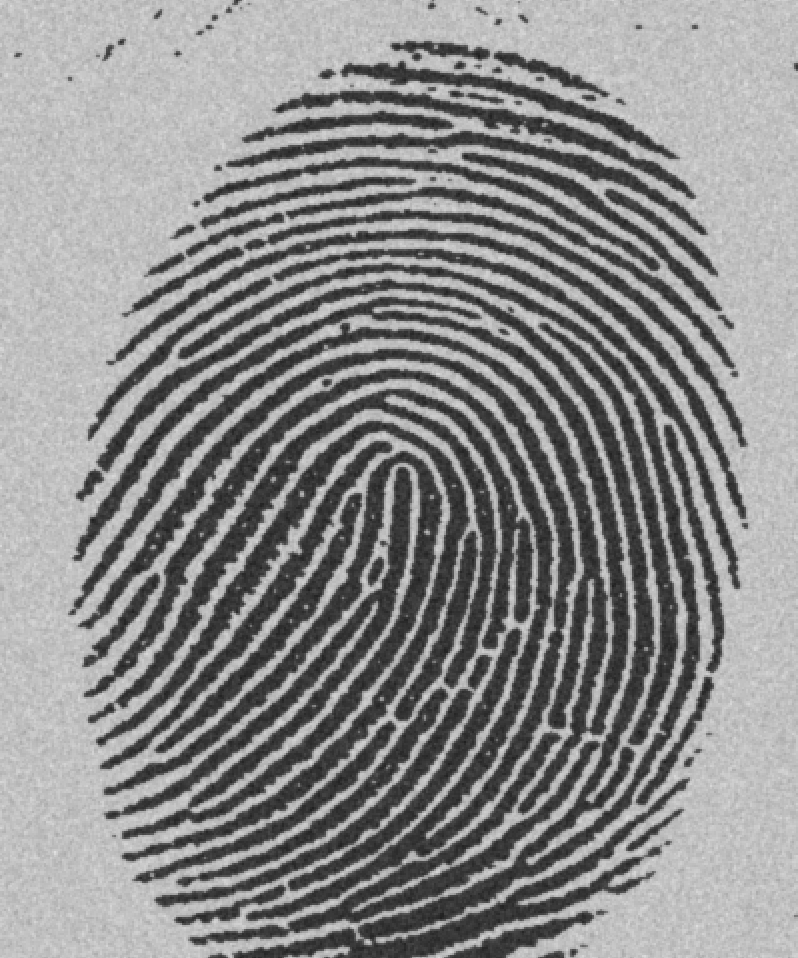
#> input picture fingerprint.tif, 798 x 958 px, found by its file name
$ jupyter execute exam1.ipynb
#> lines starting #> are read from the running program, lines starting #| are printed output that depends on the picture; after the words box and inside, x2 and y2 are one past the last pixel; in counts of white or black regions, pixels touching at a corner belong together
1.	Implement Otsu thresholding (without library function). Use the local thresholding library on the Sudoku.jpeg image to show improvement over Otsu. Show the Fourier transform of the results. Show the histograms.

[cell 1]
import numpy as np
import matplotlib.pyplot as plt
import cv2

[cell 2]
img=cv2.imread('E:\\BG\\fingerprint.tif',0)
#> img is the input picture: shape (958, 798); min 29, max 224, mean 140
rows,cols=img.shape
#> rows = 958; cols = 798
total_pixels=rows*cols
#> total_pixels = 764484
hist=np.zeros(256,dtype=np.int32)
for i in range(rows):
    for j in range(cols):
        hist[img[i,j]]+=1
prob=hist/total_pixels
plt.figure(figsize=(8,4))
plt.imshow(img,cmap='gray')
plt.title('Original Image')
plt.axis('off')
plt.figure(figsize=(8,4))
plt.bar(range(256),hist,color='gray')
plt.title('Histogram')
plt.xlabel('Pixel Intensity')
plt.ylabel('Frequency')
plt.show()
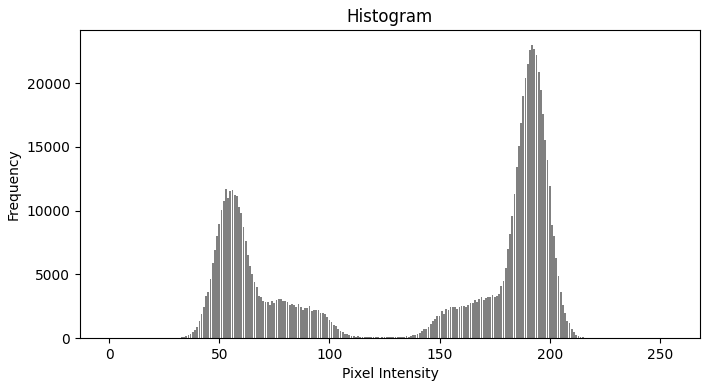
#> figure drawn by matplotlib, 1 panel; tallest bar 23014 high, from x = 191.6 to 192.4

[cell 3]
max_variance=0
threshold=0
for i in range(256):
    w0=np.sum(prob[:i])
    w1=np.sum(prob[i:])
    if w0==0 or w1==0:
        continue
    mean0=np.sum(np.arange(i)*prob[:i])/w0
    mean1=np.sum(np.arange(i,256)*prob[i:])/w1
    variance=w0*w1*(mean0-mean1)**2
    if variance>max_variance:
        max_variance=variance
        threshold=i
#> after the loop, max_variance = 3550.3; threshold = 126
print(f"Otsu threshold: {threshold}")
#| Otsu threshold: 126

[cell 4]
thres=np.zeros(img.shape,dtype=np.uint8)
for i in range(rows):
    for j in range(cols):
        if img[i,j]>threshold:
            thres[i,j]=255
        else:
            thres[i,j]=0
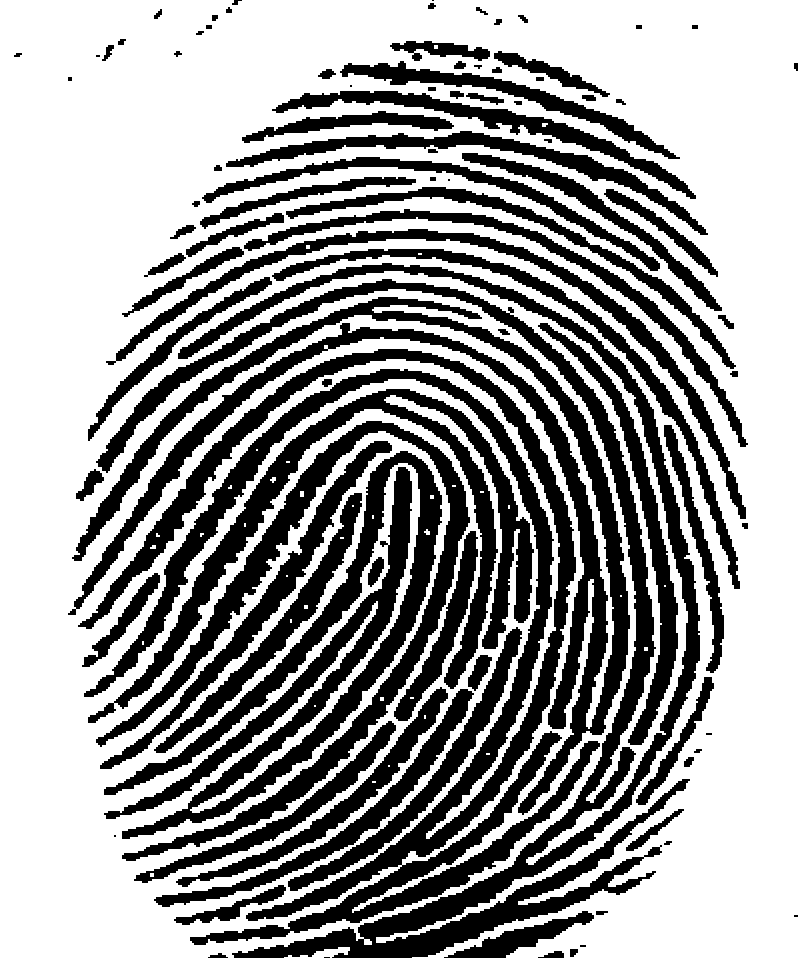
#> thres: shape (958, 798); 61.9% white; 97 black regions (10 under 20 px), largest, box (x1, y1, x2, y2) and area: (78, 349, 600, 945) 43752, (96, 263, 700, 958) 40234, (68, 297, 630, 815) 29704
plt.figure(figsize=(8,4))
plt.imshow(thres,cmap='gray')
plt.title('Otsu Thresholding')
plt.axis('off')
plt.show()

[cell 5]
hist1=np.zeros(256,dtype=np.int32)
for i in range(rows):
    for j in range(cols):
        hist1[thres[i,j]]+=1
plt.figure(figsize=(8,4))
plt.bar(range(256),hist1,color='gray')
plt.title('Histogram after Otsu Thresholding')
plt.xlabel('Pixel Intensity')
plt.ylabel('Frequency')
plt.show()
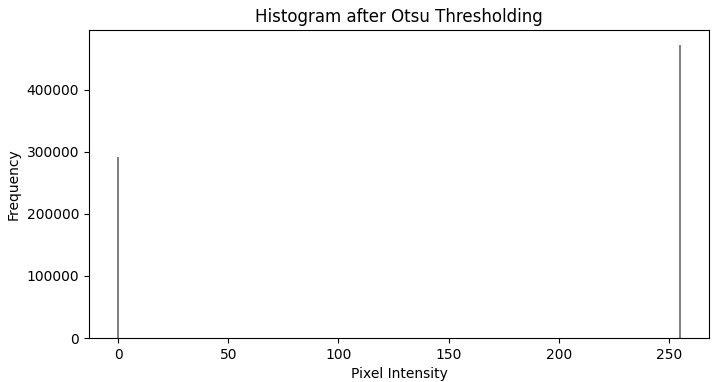
#> figure drawn by matplotlib, 1 panel; tallest bar 473038 high, from x = 254.6 to 255.4

$ run again, with Building.tif copied over fingerprint.tif
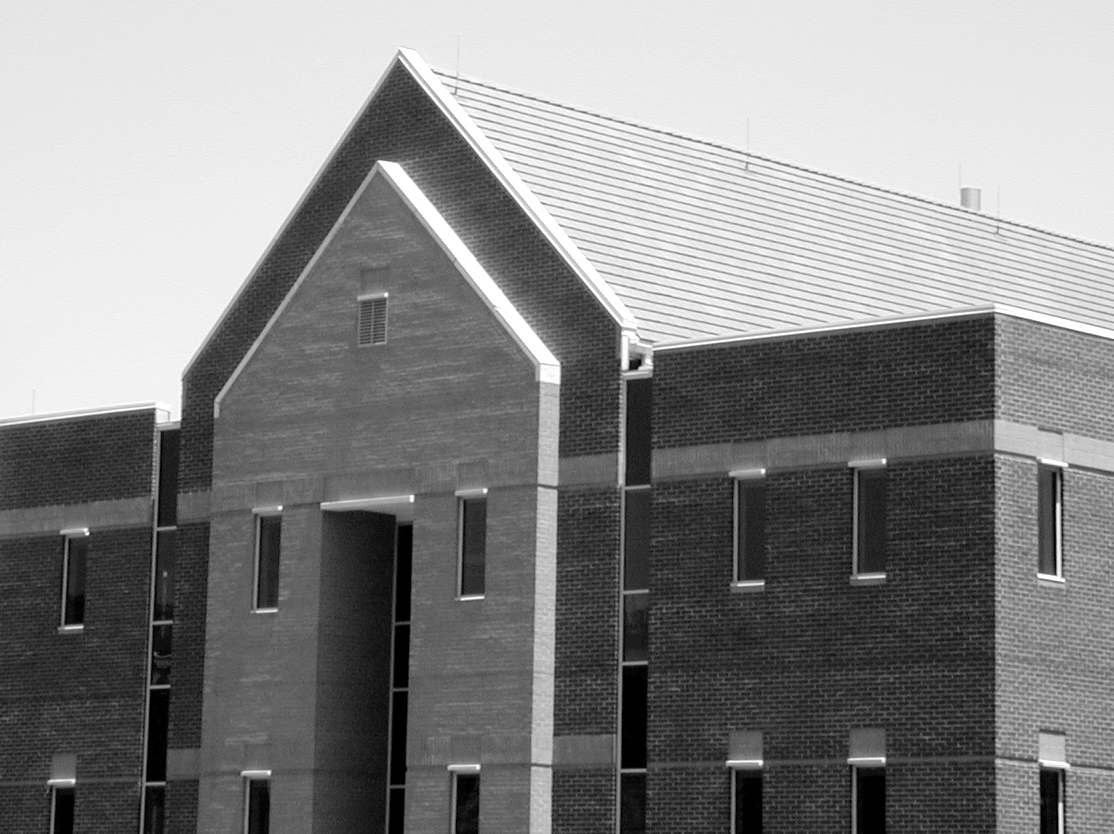
#> input picture Building.tif, 1114 x 834 px, found by its file name
#> img is the input picture: shape (834, 1114); min 0, max 255, mean 133.3
#| Otsu threshold: 147
#> after the loop `for i in range(rows):`:
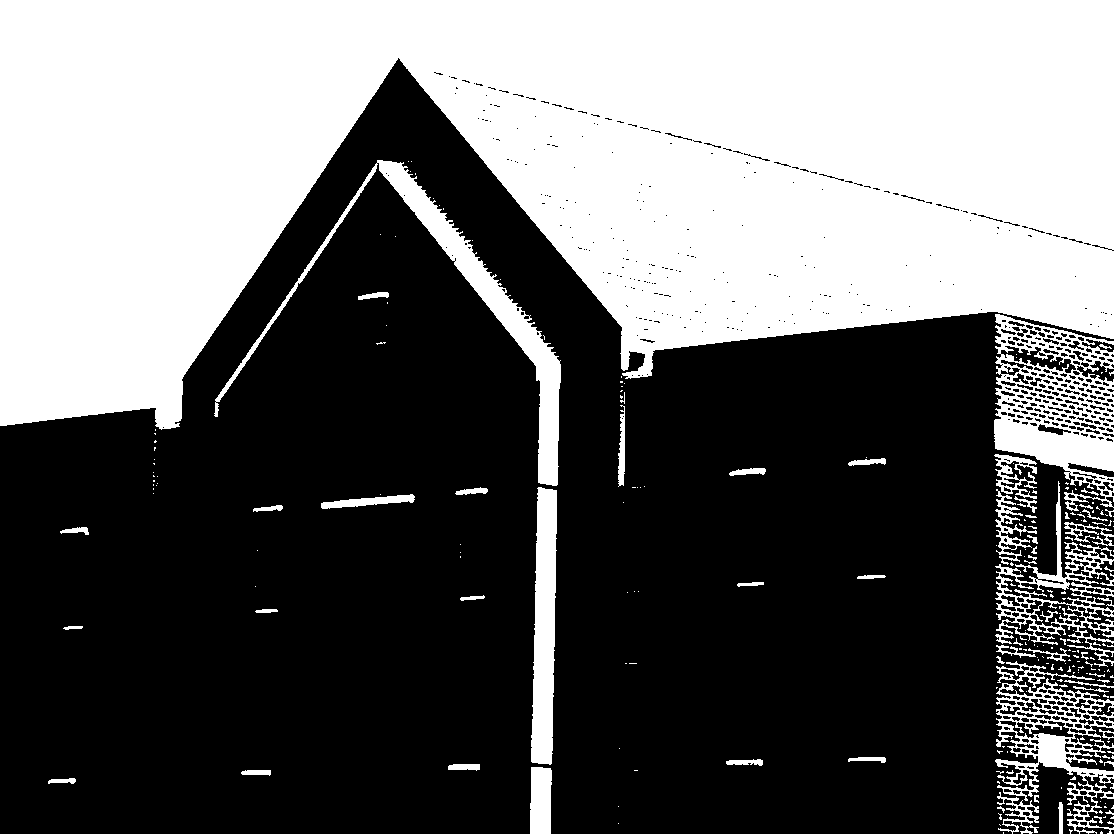
#> thres: shape (834, 1114); 40.5% white; 243 white regions (183 under 20 px), largest, box (x1, y1, x2, y2) and area: (0, 0, 1114, 430) 329326, (994, 314, 1114, 511) 11407, (214, 160, 561, 486) 9550
#> `plt.show()`:
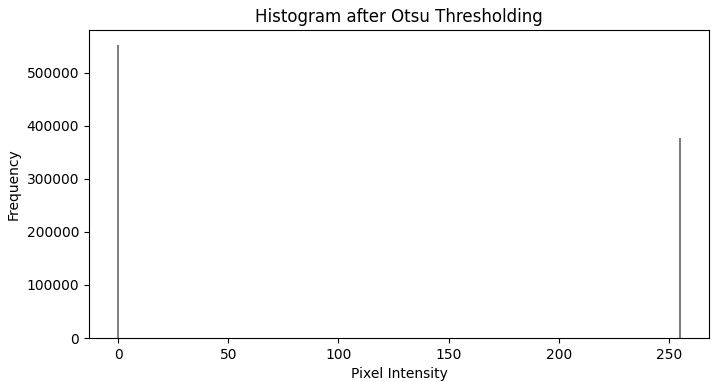
#> figure drawn by matplotlib, 1 panel; tallest bar 552439 high, from x = -0.4 to 0.4
